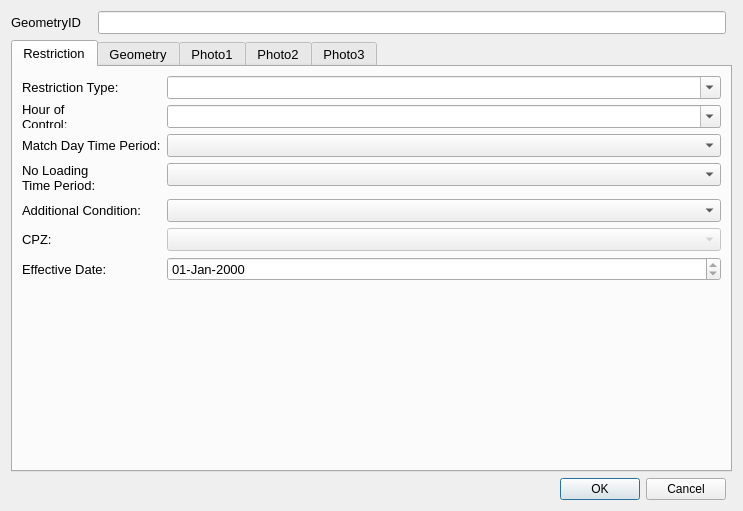
<?xml version="1.0" encoding="UTF-8"?>
<ui version="4.0">
 <class>restrictionDialog</class>
 <widget class="QDialog" name="restrictionDialog">
  <property name="geometry">
   <rect>
    <x>0</x>
    <y>0</y>
    <width>743</width>
    <height>511</height>
   </rect>
  </property>
  <property name="sizePolicy">
   <sizepolicy hsizetype="Fixed" vsizetype="Fixed">
    <horstretch>0</horstretch>
    <verstretch>0</verstretch>
   </sizepolicy>
  </property>
  <property name="minimumSize">
   <size>
    <width>0</width>
    <height>0</height>
   </size>
  </property>
  <property name="maximumSize">
   <size>
    <width>750</width>
    <height>550</height>
   </size>
  </property>
  <property name="font">
   <font>
    <family>Arial</family>
   </font>
  </property>
  <property name="contextMenuPolicy">
   <enum>Qt::NoContextMenu</enum>
  </property>
  <property name="windowTitle">
   <string>Dialog</string>
  </property>
  <property name="sizeGripEnabled">
   <bool>false</bool>
  </property>
  <layout class="QGridLayout" name="gridLayout_7">
   <item row="0" column="0">
    <layout class="QGridLayout" name="gridLayout_6">
     <item row="0" column="0">
      <widget class="QLabel" name="label">
       <property name="minimumSize">
        <size>
         <width>81</width>
         <height>16</height>
        </size>
       </property>
       <property name="font">
        <font>
         <family>Arial</family>
         <pointsize>10</pointsize>
        </font>
       </property>
       <property name="text">
        <string>GeometryID</string>
       </property>
      </widget>
     </item>
     <item row="0" column="1">
      <widget class="QLineEdit" name="GeometryID">
       <property name="font">
        <font>
         <family>Arial</family>
         <pointsize>10</pointsize>
        </font>
       </property>
       <property name="inputMask">
        <string/>
       </property>
       <property name="readOnly">
        <bool>true</bool>
       </property>
       <property name="placeholderText">
        <string/>
       </property>
      </widget>
     </item>
    </layout>
   </item>
   <item row="1" column="0" colspan="2">
    <widget class="QTabWidget" name="tabWidget">
     <property name="minimumSize">
      <size>
       <width>0</width>
       <height>0</height>
      </size>
     </property>
     <property name="font">
      <font>
       <family>Arial</family>
       <pointsize>10</pointsize>
      </font>
     </property>
     <property name="cursor">
      <cursorShape>IBeamCursor</cursorShape>
     </property>
     <property name="mouseTracking">
      <bool>true</bool>
     </property>
     <property name="acceptDrops">
      <bool>true</bool>
     </property>
     <property name="currentIndex">
      <number>0</number>
     </property>
     <widget class="QWidget" name="Supply">
      <property name="focusPolicy">
       <enum>Qt::NoFocus</enum>
      </property>
      <attribute name="title">
       <string>Restriction</string>
      </attribute>
      <layout class="QFormLayout" name="formLayout">
       <property name="fieldGrowthPolicy">
        <enum>QFormLayout::AllNonFixedFieldsGrow</enum>
       </property>
       <item row="0" column="0">
        <widget class="QLabel" name="lbl_RestrictionType">
         <property name="minimumSize">
          <size>
           <width>90</width>
           <height>16</height>
          </size>
         </property>
         <property name="font">
          <font>
           <family>Arial</family>
           <pointsize>10</pointsize>
          </font>
         </property>
         <property name="text">
          <string>Restriction Type:</string>
         </property>
        </widget>
       </item>
       <item row="0" column="1">
        <widget class="QComboBox" name="RestrictionTypeID">
         <property name="editable">
          <bool>true</bool>
         </property>
        </widget>
       </item>
       <item row="1" column="0">
        <widget class="QLabel" name="lbl_WaitingTimePeriod">
         <property name="minimumSize">
          <size>
           <width>90</width>
           <height>16</height>
          </size>
         </property>
         <property name="font">
          <font>
           <family>Arial</family>
           <pointsize>10</pointsize>
          </font>
         </property>
         <property name="text">
          <string>Hour of Control:</string>
         </property>
         <property name="wordWrap">
          <bool>true</bool>
         </property>
        </widget>
       </item>
       <item row="1" column="1">
        <widget class="QComboBox" name="HoursOfControl">
         <property name="editable">
          <bool>true</bool>
         </property>
        </widget>
       </item>
       <item row="4" column="0">
        <widget class="QLabel" name="lbl_WaitingTimePeriod_2">
         <property name="minimumSize">
          <size>
           <width>90</width>
           <height>16</height>
          </size>
         </property>
         <property name="font">
          <font>
           <family>Arial</family>
           <pointsize>10</pointsize>
          </font>
         </property>
         <property name="text">
          <string>No Loading Time Period:</string>
         </property>
         <property name="wordWrap">
          <bool>true</bool>
         </property>
        </widget>
       </item>
       <item row="4" column="1">
        <widget class="QComboBox" name="NoLoadingTimeID"/>
       </item>
       <item row="6" column="0">
        <widget class="QLabel" name="lbl_CPZ">
         <property name="text">
          <string>CPZ:</string>
         </property>
        </widget>
       </item>
       <item row="6" column="1">
        <widget class="QComboBox" name="CPZ">
         <property name="enabled">
          <bool>false</bool>
         </property>
        </widget>
       </item>
       <item row="8" column="1">
        <widget class="QDateTimeEdit" name="OpenDate">
         <property name="readOnly">
          <bool>true</bool>
         </property>
         <property name="displayFormat">
          <string>dd-MMM-yyyy</string>
         </property>
        </widget>
       </item>
       <item row="5" column="1">
        <widget class="QComboBox" name="AdditionalConditionID"/>
       </item>
       <item row="5" column="0">
        <widget class="QLabel" name="label_2">
         <property name="text">
          <string>Additional Condition:</string>
         </property>
        </widget>
       </item>
       <item row="8" column="0">
        <widget class="QLabel" name="lbl_OpenDate">
         <property name="text">
          <string>Effective Date:</string>
         </property>
        </widget>
       </item>
       <item row="2" column="0">
        <widget class="QLabel" name="label_3">
         <property name="text">
          <string>Match Day Time Period:</string>
         </property>
         <property name="wordWrap">
          <bool>true</bool>
         </property>
        </widget>
       </item>
       <item row="2" column="1">
        <widget class="QComboBox" name="MatchDayTimePeriodID"/>
       </item>
      </layout>
     </widget>
     <widget class="QWidget" name="tab">
      <attribute name="title">
       <string>Geometry</string>
      </attribute>
      <layout class="QGridLayout" name="gridLayout_2">
       <item row="4" column="5">
        <widget class="QLineEdit" name="AzimuthToRoadCentreLine">
         <property name="text">
          <string/>
         </property>
        </widget>
       </item>
       <item row="4" column="6">
        <widget class="QToolButton" name="toolButton_2">
         <property name="text">
          <string>...</string>
         </property>
        </widget>
       </item>
       <item row="2" column="0">
        <widget class="QLabel" name="lbl_USRN">
         <property name="minimumSize">
          <size>
           <width>90</width>
           <height>16</height>
          </size>
         </property>
         <property name="font">
          <font>
           <family>Arial</family>
           <pointsize>10</pointsize>
          </font>
         </property>
         <property name="text">
          <string>USRN:</string>
         </property>
        </widget>
       </item>
       <item row="2" column="3" colspan="3">
        <widget class="QLineEdit" name="USRN"/>
       </item>
       <item row="6" column="0">
        <widget class="QLabel" name="label_6">
         <property name="text">
          <string>Last Update Date:</string>
         </property>
        </widget>
       </item>
       <item row="6" column="3" colspan="2">
        <widget class="QDateTimeEdit" name="Lines_DateTime">
         <property name="readOnly">
          <bool>true</bool>
         </property>
        </widget>
       </item>
       <item row="0" column="3" colspan="2">
        <widget class="QLineEdit" name="RestrictionLength">
         <property name="font">
          <font>
           <family>Arial</family>
           <pointsize>10</pointsize>
          </font>
         </property>
         <property name="readOnly">
          <bool>true</bool>
         </property>
        </widget>
       </item>
       <item row="7" column="3">
        <widget class="QLineEdit" name="Surveyor">
         <property name="readOnly">
          <bool>true</bool>
         </property>
        </widget>
       </item>
       <item row="7" column="0">
        <widget class="QLabel" name="label_7">
         <property name="text">
          <string>Last Change By:</string>
         </property>
        </widget>
       </item>
       <item row="0" column="0">
        <widget class="QLabel" name="label_5">
         <property name="font">
          <font>
           <family>Arial</family>
           <pointsize>10</pointsize>
          </font>
         </property>
         <property name="text">
          <string>Length (m):</string>
         </property>
        </widget>
       </item>
       <item row="1" column="0">
        <widget class="QLabel" name="lbl_RoadName">
         <property name="minimumSize">
          <size>
           <width>90</width>
           <height>16</height>
          </size>
         </property>
         <property name="font">
          <font>
           <family>Arial</family>
           <pointsize>10</pointsize>
          </font>
         </property>
         <property name="text">
          <string>Road Name:</string>
         </property>
        </widget>
       </item>
       <item row="1" column="3" colspan="3">
        <widget class="QLineEdit" name="RoadName"/>
       </item>
       <item row="3" column="0">
        <widget class="QLabel" name="lbl_GeometryType">
         <property name="minimumSize">
          <size>
           <width>90</width>
           <height>16</height>
          </size>
         </property>
         <property name="font">
          <font>
           <family>Arial</family>
           <pointsize>10</pointsize>
          </font>
         </property>
         <property name="text">
          <string>Geometry Type</string>
         </property>
        </widget>
       </item>
       <item row="3" column="3" colspan="3">
        <widget class="QComboBox" name="GeomShapeID">
         <property name="editable">
          <bool>false</bool>
         </property>
         <property name="currentIndex">
          <number>-1</number>
         </property>
        </widget>
       </item>
       <item row="4" column="4">
        <widget class="QLabel" name="lbl_AzToRoadCL">
         <property name="minimumSize">
          <size>
           <width>90</width>
           <height>16</height>
          </size>
         </property>
         <property name="font">
          <font>
           <family>Arial</family>
           <pointsize>10</pointsize>
          </font>
         </property>
         <property name="text">
          <string>Direction to Road Centreline:</string>
         </property>
         <property name="wordWrap">
          <bool>true</bool>
         </property>
        </widget>
       </item>
       <item row="9" column="0">
        <widget class="QLabel" name="lbl_RoadName_2">
         <property name="minimumSize">
          <size>
           <width>90</width>
           <height>16</height>
          </size>
         </property>
         <property name="font">
          <font>
           <family>Arial</family>
           <pointsize>10</pointsize>
          </font>
         </property>
         <property name="text">
          <string>RestrictionID:</string>
         </property>
        </widget>
       </item>
       <item row="9" column="3">
        <widget class="QLineEdit" name="RestrictionID"/>
       </item>
       <item row="5" column="0">
        <widget class="QLabel" name="label_8">
         <property name="text">
          <string>Capacity:</string>
         </property>
        </widget>
       </item>
       <item row="5" column="3">
        <widget class="QLineEdit" name="Capacity"/>
       </item>
       <item row="7" column="5">
        <widget class="QCheckBox" name="DisplayLabel">
         <property name="text">
          <string>Display label</string>
         </property>
        </widget>
       </item>
      </layout>
     </widget>
     <widget class="QWidget" name="Photo1">
      <attribute name="title">
       <string>Photo1</string>
      </attribute>
      <layout class="QGridLayout" name="gridLayout">
       <item row="0" column="0">
        <widget class="QLabel" name="Photo_Widget_01">
         <property name="sizePolicy">
          <sizepolicy hsizetype="Fixed" vsizetype="Fixed">
           <horstretch>0</horstretch>
           <verstretch>0</verstretch>
          </sizepolicy>
         </property>
         <property name="maximumSize">
          <size>
           <width>640</width>
           <height>480</height>
          </size>
         </property>
         <property name="autoFillBackground">
          <bool>true</bool>
         </property>
         <property name="text">
          <string>Photo not found</string>
         </property>
         <property name="scaledContents">
          <bool>true</bool>
         </property>
        </widget>
       </item>
      </layout>
     </widget>
     <widget class="QWidget" name="Photo2">
      <attribute name="title">
       <string>Photo2</string>
      </attribute>
      <layout class="QGridLayout" name="gridLayout_3">
       <item row="0" column="0">
        <widget class="QLabel" name="Photo_Widget_02">
         <property name="sizePolicy">
          <sizepolicy hsizetype="Fixed" vsizetype="Fixed">
           <horstretch>0</horstretch>
           <verstretch>0</verstretch>
          </sizepolicy>
         </property>
         <property name="maximumSize">
          <size>
           <width>640</width>
           <height>480</height>
          </size>
         </property>
         <property name="autoFillBackground">
          <bool>true</bool>
         </property>
         <property name="text">
          <string>Photo not found</string>
         </property>
        </widget>
       </item>
      </layout>
     </widget>
     <widget class="QWidget" name="Photo3">
      <attribute name="title">
       <string>Photo3</string>
      </attribute>
      <layout class="QGridLayout" name="gridLayout_4">
       <item row="0" column="0">
        <widget class="QLabel" name="Photo_Widget_03">
         <property name="sizePolicy">
          <sizepolicy hsizetype="Fixed" vsizetype="Fixed">
           <horstretch>0</horstretch>
           <verstretch>0</verstretch>
          </sizepolicy>
         </property>
         <property name="maximumSize">
          <size>
           <width>640</width>
           <height>480</height>
          </size>
         </property>
         <property name="autoFillBackground">
          <bool>true</bool>
         </property>
         <property name="text">
          <string>Photo not found</string>
         </property>
        </widget>
       </item>
      </layout>
     </widget>
    </widget>
   </item>
   <item row="2" column="0">
    <widget class="QDialogButtonBox" name="button_box">
     <property name="standardButtons">
      <set>QDialogButtonBox::Cancel|QDialogButtonBox::Ok</set>
     </property>
    </widget>
   </item>
  </layout>
 </widget>
 <customwidgets>
  <customwidget>
   <class>QgsDateTimeEdit</class>
   <extends>QDateTimeEdit</extends>
   <header>qgsdatetimeedit.h</header>
  </customwidget>
 </customwidgets>
 <resources/>
 <connections>
  <connection>
   <sender>button_box</sender>
   <signal>accepted()</signal>
   <receiver>restrictionDialog</receiver>
   <slot>accept()</slot>
   <hints>
    <hint type="sourcelabel">
     <x>363</x>
     <y>510</y>
    </hint>
    <hint type="destinationlabel">
     <x>366</x>
     <y>265</y>
    </hint>
   </hints>
  </connection>
  <connection>
   <sender>button_box</sender>
   <signal>rejected()</signal>
   <receiver>restrictionDialog</receiver>
   <slot>reject()</slot>
   <hints>
    <hint type="sourcelabel">
     <x>363</x>
     <y>510</y>
    </hint>
    <hint type="destinationlabel">
     <x>366</x>
     <y>265</y>
    </hint>
   </hints>
  </connection>
 </connections>
</ui>
